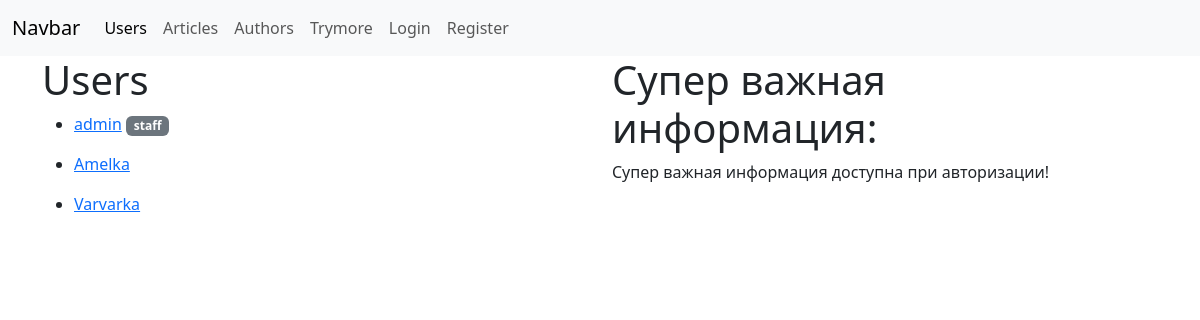
The app's page /users/, older data.
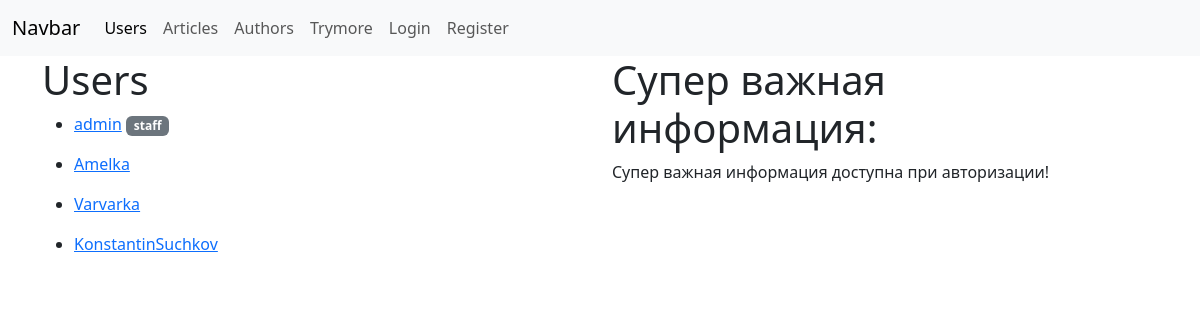
The same page, newer data.
### blog/models/user.py (models this page shows, shortened)
class User(db.Model, UserMixin):
    __tablename__ = 'users'
    id: db.Column = db.Column(db.Integer, primary_key=True)
    first_name = db.Column(String(120), unique=False, nullable=False, default="", server_default="")
    last_name = db.Column(String(120), unique=False, nullable=False, default="", server_default="")
    username: db.Column = db.Column(db.String(80), unique=True, nullable=False)
    is_staff: db.Column = db.Column(db.Boolean, nullable=False, default=False)
    img: db.Column = db.Column(db.String(80), nullable=False, default='None')
    email: db.Column = db.Column(db.String(255), nullable=False, unique=False, default="", server_default="")
    _password = db.Column(LargeBinary, nullable=True,)
    author = relationship("Author", uselist=False, back_populates="user")
    @property
    def password(self):
        return self._password

### blog/user/views.py (the view)
@users_app.route('/')
def user_list():
    users = User.query.all()
    return render_template(
        'users/list.html',
        users=users,
    )

### blog/templates/users/list.html (shortened to what this page needs)
{% extends 'base.html' %}
{% block body %}
<div class="row">
    <div class="col">
        <h1>Users</h1>
        {% for user in users %}
        <ul>
            <li>
                <a href="{{ url_for('user_app.details', pk=user.id) }}">{{ user.username -}}</a>
                {% if user.is_staff %}
                <span class="badge bg-secondary">staff</span>
                {% endif %}
            </li>
        </ul>
        {% endfor %}
    </div>
    <div class="col">
        <ul class="navbar-nav">
                <li class="nav-item">
                    <h1 >Супер важная информация:</h1>
                </li>
                {% if current_user.is_authenticated %}
                <li class="nav-item">
                    <a >Текущий username - {{ current_user.username }}</a>
                </li>
                <li class="nav-item">
                    <a >Текущий first_name - {{ current_user.first_name }}</a>
                </li>
                <li class="nav-item">
                    <a >Текущий last_name - {{ current_user.last_name }}</a>
                </li>
                <li class="nav-item">
                    <a >Текущий email - {{ current_user.email }}</a>
                </li>
                {% else %}
                <li class="nav-item">
                    <a >Супер важная информация доступна при авторизации!</a>
                </li>
                {% endif %}
            </ul>
    </div>
</div>
{% endblock %}

Row changes from the older to the newer data that the page shows:
added User: username "KonstantinSuchkov"
